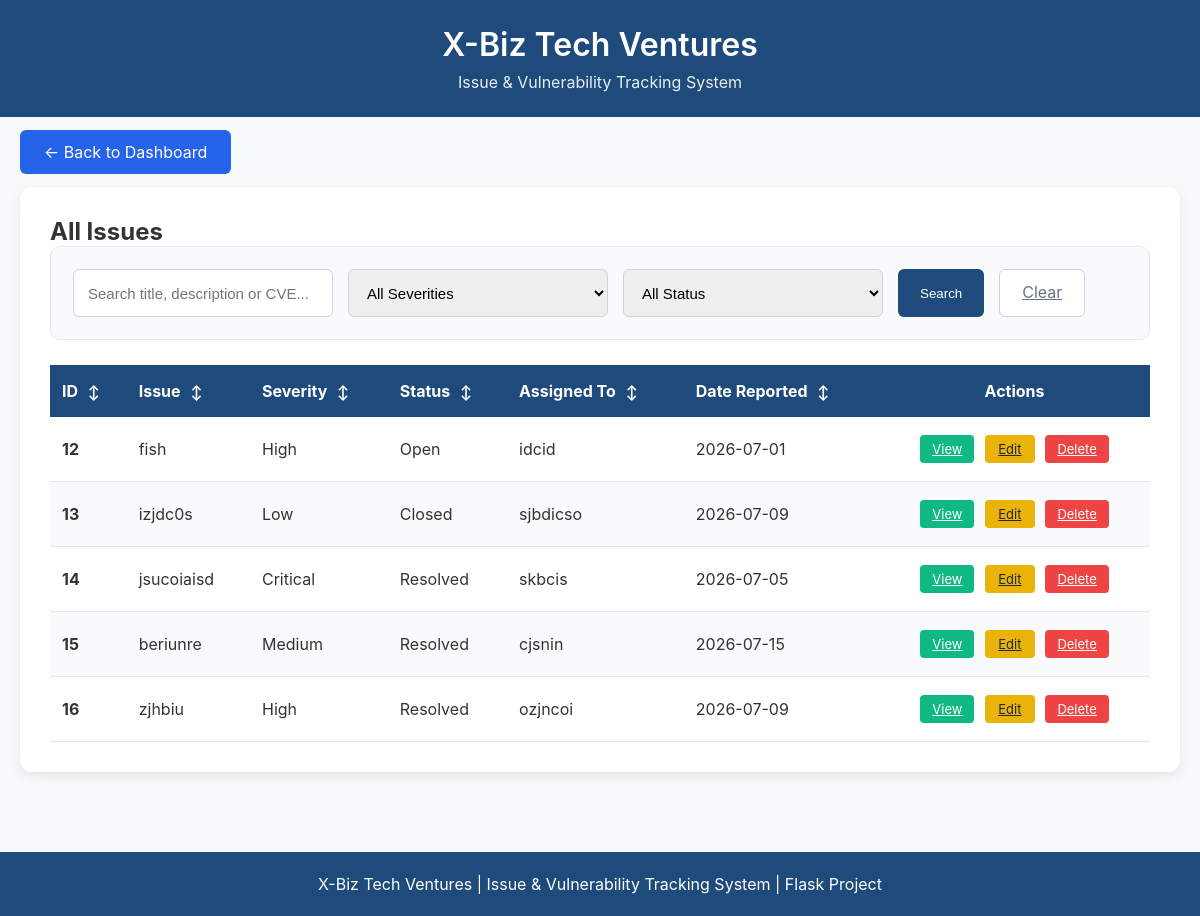
The app's page /issues, older data.
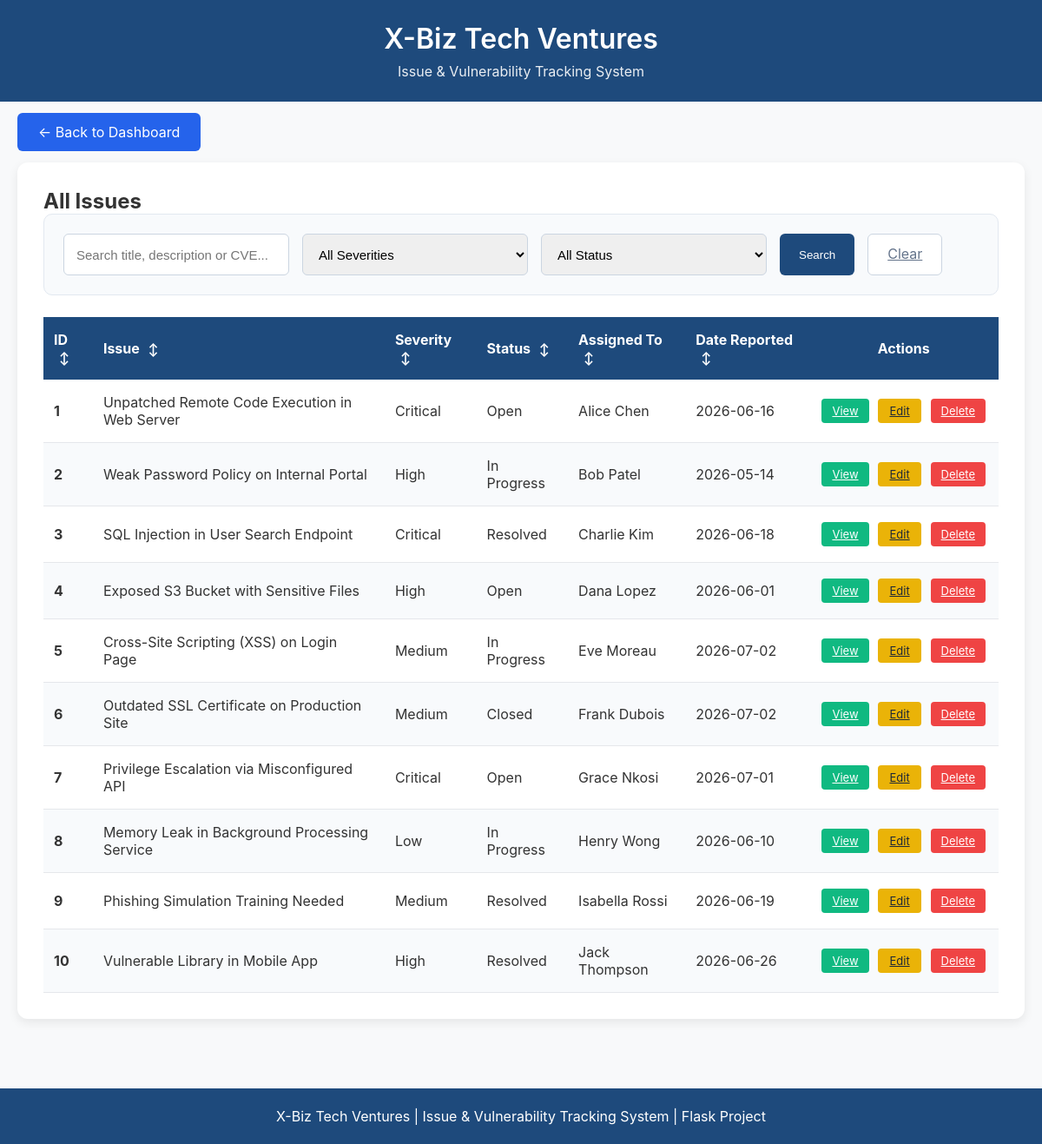
The same page, newer data.
### tables this page shows
CREATE TABLE issues(
            id INTEGER PRIMARY KEY AUTOINCREMENT,
            title TEXT NOT NULL,
            description TEXT NOT NULL,
            severity TEXT NOT NULL,
            status TEXT NOT NULL,
            assigned_to TEXT,
            date_reported DATE,
            cve TEXT,
            remediation TEXT,
            created_at TIMESTAMP DEFAULT CURRENT_TIMESTAMP,
            last_updated TIMESTAMP DEFAULT CURRENT_TIMESTAMP
        );

### app.py (the view)
@app.route("/issues")
def view_issues():
    search = request.args.get('search', '').strip()
    severity_filter = request.args.get('severity', '')
    status_filter = request.args.get('status', '')
    connection = sqlite3.connect("issues.db")
    connection.row_factory = sqlite3.Row
    cursor = connection.cursor()
    query = "SELECT * FROM issues WHERE 1=1"
    params = []
    if search:
        query += " AND (title LIKE ? OR description LIKE ? OR cve LIKE ?)"
        params.extend([f"%{search}%", f"%{search}%", f"%{search}%"])
    if severity_filter:
        query += " AND severity = ?"
        params.append(severity_filter)
    if status_filter:
        query += " AND status = ?"
        params.append(status_filter)
    query += " ORDER BY id DESC"
    cursor.execute(query, params)
    issues = cursor.fetchall()
    connection.close()
    return render_template("view_issues.html", issues=issues, search=search, severity_filter=severity_filter, status_filter=status_filter)

### templates/view_issues.html (shortened to what this page needs)
<!DOCTYPE html>
<html lang="en">
<head>
</head>
<body>
<header>
    <h1>X-Biz Tech Ventures</h1>
    <p class="subtitle">Issue &amp; Vulnerability Tracking System</p>
</header>
<div class="nav">
    <a href="/" class="btn btn-primary" style="padding:12px 24px; background:#2563eb; color:white; text-decoration:none; border-radius:6px;">
        ← Back to Dashboard
    </a>
</div>
<div class="container">
    <div class="card">
        <h2>All Issues</h2>
        <div class="search-bar">
            <form method="GET" action="/issues" class="search-form">
                <input type="text" name="search" value="{{ search }}" placeholder="Search title, description or CVE...">
                <select name="severity">
                    <option value="">All Severities</option>
                </select>
                <select name="status">
                    <option value="">All Status</option>
                </select>
                <button type="submit" class="btn-search">Search</button>
                <a href="/issues" class="btn-clear">Clear</a>
            </form>
        </div>
        <table id="allIssuesTable">
            <thead>
                <tr>
                    <th onclick="sortTable(0, 'allIssuesTable')">ID <span class="arrow" id="arrow0">↕</span></th>
                    <th onclick="sortTable(1, 'allIssuesTable')">Issue <span class="arrow" id="arrow1">↕</span></th>
                    <th onclick="sortTable(2, 'allIssuesTable')">Severity <span class="arrow" id="arrow2">↕</span></th>
                    <th onclick="sortTable(3, 'allIssuesTable')">Status <span class="arrow" id="arrow3">↕</span></th>
                    <th onclick="sortTable(4, 'allIssuesTable')">Assigned To <span class="arrow" id="arrow4">↕</span></th>
                    <th onclick="sortTable(5, 'allIssuesTable')">Date Reported <span class="arrow" id="arrow5">↕</span></th>
                    <th class="center">Actions</th>
                </tr>
            </thead>
            <tbody>
                {% for item in issues|sort(attribute='id') %}
                <tr>
                    <td><strong>{{ item.id }}</strong></td>
                    <td>{{ item.title }}</td>
                    <td>{{ item.severity }}</td>
                    <td>{{ item.status }}</td>
                    <td>{{ item.assigned_to or "Not Assigned" }}</td>
                    <td>{{ item.date_reported or "N/A" }}</td>
                    <td class="actions-cell">
                        <a href="/view_issue/{{ item.id }}" class="btn-small btn-view">View</a>
                        <a href="/edit_issue/{{ item.id }}" class="btn-small btn-edit">Edit</a>
                        <a href="/delete_issue/{{ item.id }}" class="btn-small btn-delete" onclick="return confirm('Delete this issue?');">Delete</a>
                    </td>
                </tr>
                {% endfor %}
            </tbody>
        </table>
    </div>
</div>
<footer class="footer">
    X-Biz Tech Ventures | Issue &amp; Vulnerability Tracking System | Flask Project
</footer>
</body>
</html>

Row changes from the older to the newer data that the page shows:
removed issues: id "12", title "fish", severity "High", status "Open", assigned_to "idcid", date_reported "2026-07-01"
removed issues: id "13", title "izjdc0s", severity "Low", status "Closed", assigned_to "sjbdicso", date_reported "2026-07-09"
removed issues: id "14", title "jsucoiaisd", severity "Critical", status "Resolved", assigned_to "skbcis", date_reported "2026-07-05"
removed issues: id "15", title "beriunre", severity "Medium", status "Resolved", assigned_to "cjsnin", date_reported "2026-07-15"
removed issues: id "16", title "zjhbiu", severity "High", status "Resolved", assigned_to "ozjncoi", date_reported "2026-07-09"
added issues: id "1", title "Unpatched Remote Code Execution in Web Server", severity "Critical", status "Open", assigned_to "Alice Chen", date_reported "2026-06-16"
added issues: id "2", title "Weak Password Policy on Internal Portal", severity "High", status "In Progress", assigned_to "Bob Patel", date_reported "2026-05-14"
added issues: id "3", title "SQL Injection in User Search Endpoint", severity "Critical", status "Resolved", assigned_to "Charlie Kim", date_reported "2026-06-18"
added issues: id "4", title "Exposed S3 Bucket with Sensitive Files", severity "High", status "Open", assigned_to "Dana Lopez", date_reported "2026-06-01"
added issues: id "5", title "Cross-Site Scripting (XSS) on Login Page", severity "Medium", status "In Progress", assigned_to "Eve Moreau", date_reported "2026-07-02"
added issues: id "6", title "Outdated SSL Certificate on Production Site", severity "Medium", status "Closed", assigned_to "Frank Dubois", date_reported "2026-07-02"
added issues: id "7", title "Privilege Escalation via Misconfigured API", severity "Critical", status "Open", assigned_to "Grace Nkosi", date_reported "2026-07-01"
added issues: id "8", title "Memory Leak in Background Processing Service", severity "Low", status "In Progress", assigned_to "Henry Wong", date_reported "2026-06-10"
added issues: id "9", title "Phishing Simulation Training Needed", severity "Medium", status "Resolved", assigned_to "Isabella Rossi", date_reported "2026-06-19"
added issues: id "10", title "Vulnerable Library in Mobile App", severity "High", status "Resolved", assigned_to "Jack Thompson", date_reported "2026-06-26"
